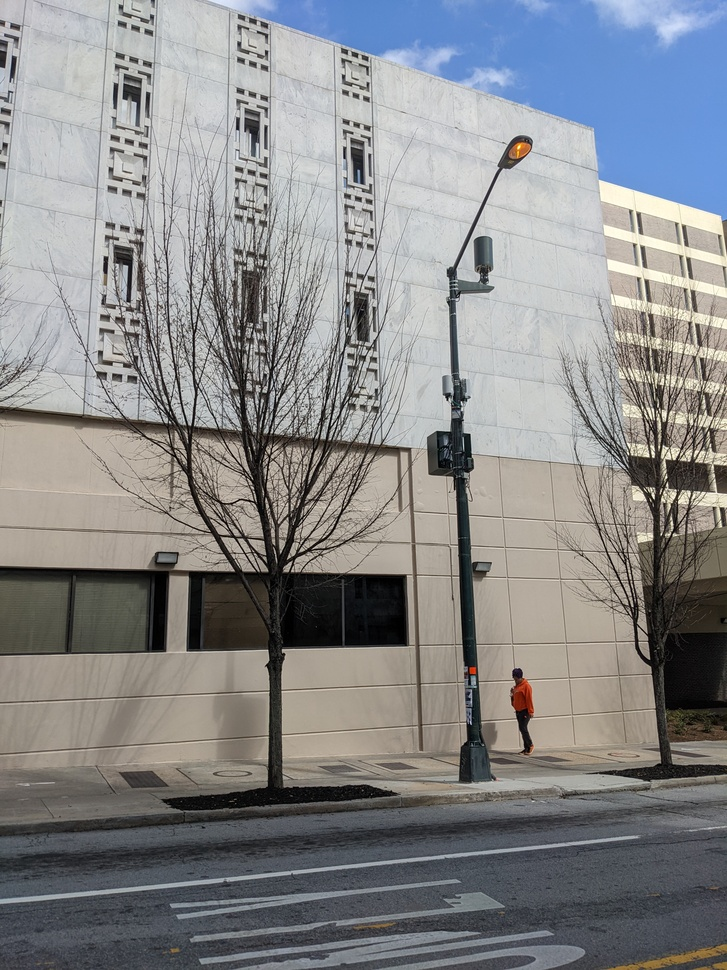
#> input picture Assignment2_partC/q7/images/1.jpeg, 727 x 970 px, shrunk from 3024 x 4032 before the run, found by its file name; its folder holds only this picture in this run
$ python face_train.py
#> lines starting #> are read from the running program, lines starting #| are printed output that depends on the picture
import cv2
import numpy as np
from PIL import Image
import os

#Directory path name where the face images are stored.
path = './images/'
recognizer = cv2.face.LBPHFaceRecognizer_create()
#Haar cascade file
detector = cv2.CascadeClassifier(cv2.data.haarcascades + 'haarcascade_frontalface_default.xml');

def getImagesAndLabels(path):
#> called with path = './images/'
    imagePaths = [os.path.join(path,f) for f in os.listdir(path)]
    faceSamples=[]
    ids = []
    for imagePath in imagePaths:
        # convert it to grayscale
        PIL_img = Image.open(imagePath).convert('L')
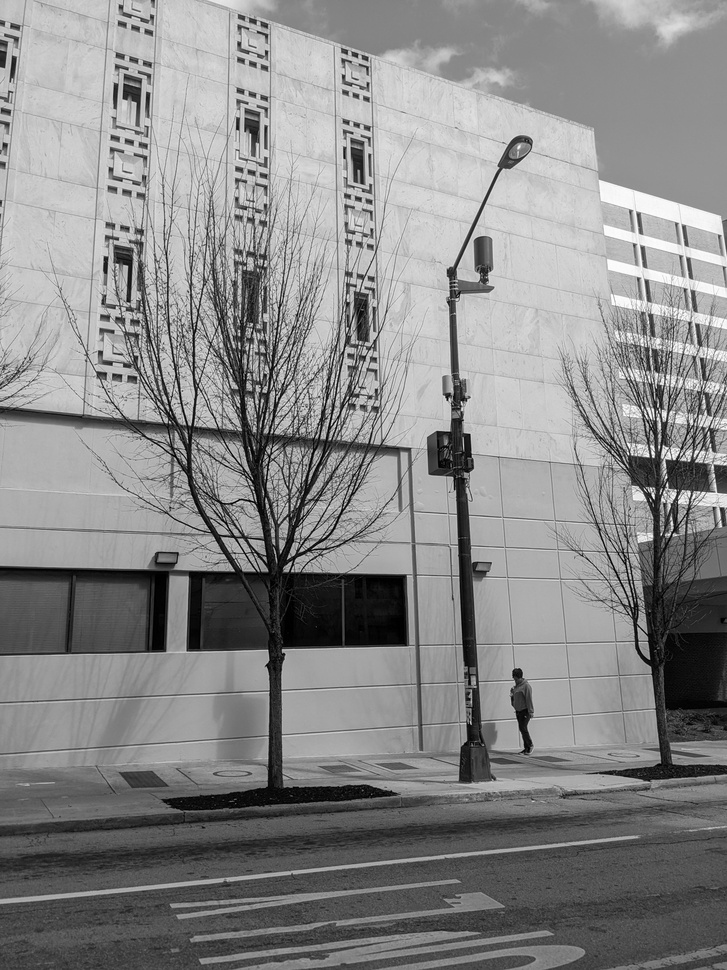
#> PIL_img: PIL image 727x970 L; min 0, max 254, mean 136.7
        img_numpy = np.array(PIL_img,'uint8')
#> (the run stopped early here; a loop or call above may not have finished)
